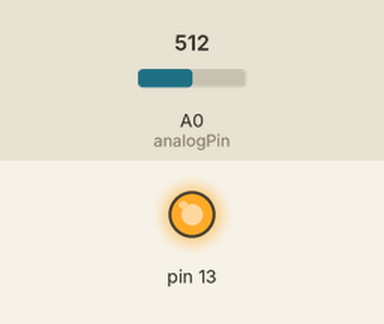
The sketch below on a simulated Arduino Uno, built with avr-gcc and run on an emulated ATmega328P. Shown: output pins drawn as LEDs (lit = HIGH). The inputs (shaded band) are chosen by the test bench; at power-on: A0 (analogPin) = 512. What the sketch prints to the serial monitor is not drawn.

Above: at 1.2 s.
1.3 s: A0 (analogPin) set to 501
At 2.3 s:
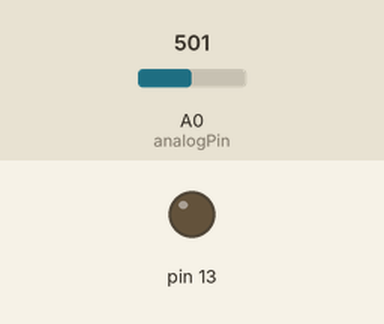
2.8 s: A0 (analogPin) set to 716
At 3.5 s:
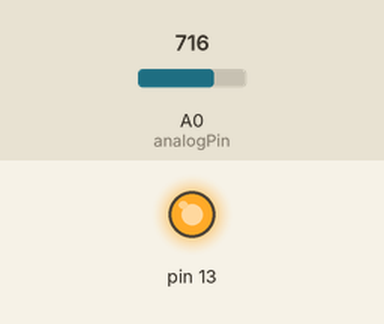
4.3 s: A0 (analogPin) set to 511
At 4.6 s:
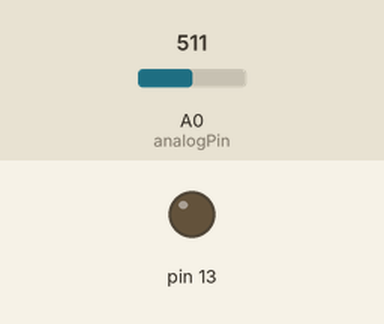
Timing chart, 0 to 7.3 s (numbered marks = the images above; inputs shaded):
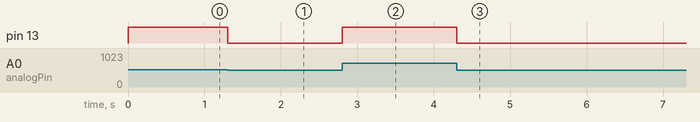

The sketch:

ADCIntVol.ino
```cpp
int analogPin =A0;
float val = 0.0;
float v=0.0;

void setup() {
	Serial.begin(9600);
	pinMode(13, OUTPUT);
}

void loop() {
	val=analogRead(analogPin);
	v=(val*5.0)/1023.0;
	analogWrite(13, val/4.0);    //como va de 0 a 1023 y el otro de 0 a 255 lo dividimos
	Serial.print(v);
}
```

Measured:
- the behaviour switches between 512 and 511 on A0 (analogPin) (found by bisection; images 0 and 1)
- after the input at 1.3 s, pin 13: HIGH → LOW at once
- after the input at 2.8 s, pin 13: LOW → HIGH at once
- after the input at 4.3 s, pin 13: HIGH → LOW at once
